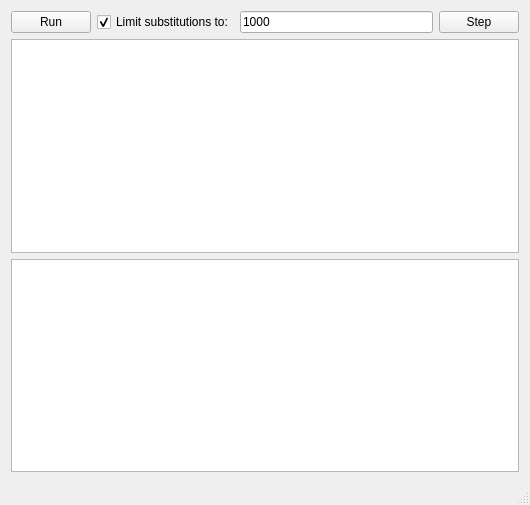
<?xml version="1.0" encoding="UTF-8"?>
<ui version="4.0">
 <class>MainWindow</class>
 <widget class="QMainWindow" name="MainWindow">
  <property name="geometry">
   <rect>
    <x>0</x>
    <y>0</y>
    <width>530</width>
    <height>505</height>
   </rect>
  </property>
  <property name="windowTitle">
   <string>/// Interpreter</string>
  </property>
  <widget class="QWidget" name="centralWidget">
   <layout class="QVBoxLayout" name="verticalLayout">
    <item>
     <layout class="QHBoxLayout" name="horizontalLayout">
      <item>
       <widget class="QPushButton" name="runButton">
        <property name="text">
         <string>Run</string>
        </property>
       </widget>
      </item>
      <item>
       <widget class="QCheckBox" name="checkLimitation">
        <property name="text">
         <string>Limit substitutions to:</string>
        </property>
        <property name="checked">
         <bool>true</bool>
        </property>
       </widget>
      </item>
      <item>
       <widget class="QLineEdit" name="limitationLineEdit">
        <property name="text">
         <string>1000</string>
        </property>
       </widget>
      </item>
      <item>
       <widget class="QPushButton" name="stepButton">
        <property name="text">
         <string>Step</string>
        </property>
       </widget>
      </item>
     </layout>
    </item>
    <item>
     <widget class="QTextEdit" name="codeTextEdit"/>
    </item>
    <item>
     <widget class="QTextEdit" name="resultTextEdit">
      <property name="readOnly">
       <bool>true</bool>
      </property>
     </widget>
    </item>
   </layout>
  </widget>
  <widget class="QStatusBar" name="statusBar"/>
 </widget>
 <layoutdefault spacing="6" margin="11"/>
 <resources/>
 <connections>
  <connection>
   <sender>checkLimitation</sender>
   <signal>toggled(bool)</signal>
   <receiver>limitationLineEdit</receiver>
   <slot>setEnabled(bool)</slot>
   <hints>
    <hint type="sourcelabel">
     <x>111</x>
     <y>23</y>
    </hint>
    <hint type="destinationlabel">
     <x>301</x>
     <y>21</y>
    </hint>
   </hints>
  </connection>
 </connections>
</ui>
